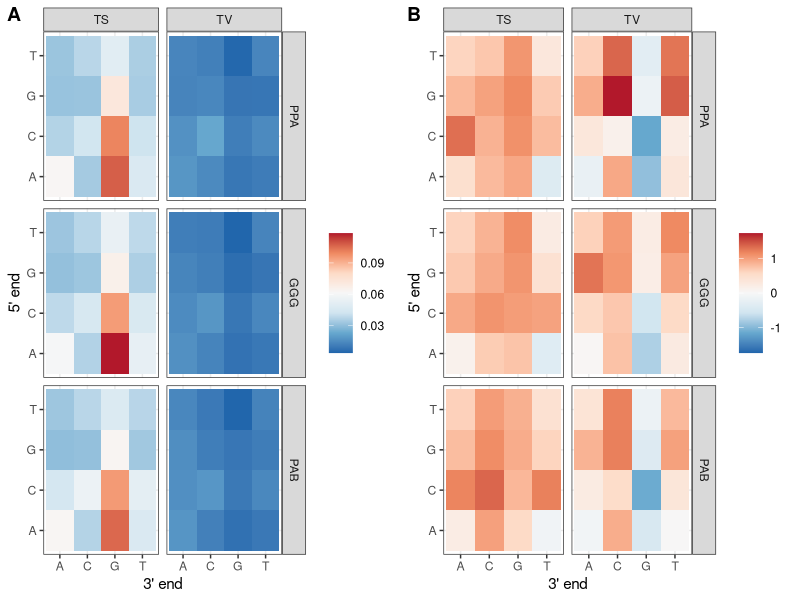

This figure's R source:
library(ggplot2)
library(cowplot)

## load data
data <- read.table("fig8.txt", header = T, sep = "\t")
data$pop <- factor(data$pop, levels = c("PPA", "GGG", "PAB"))
## Figure 8
f8a <- ggplot(data, aes(tp, fp, fill= (prop))) +  geom_tile() + facet_grid(pop~mType) + xlab("3' end") + ylab("5' end") + 
       theme_bw() + theme(legend.title = element_blank())+ scale_fill_distiller(palette = "RdBu")

f8b <- ggplot(data, aes(tp, fp, fill= B)) +  geom_tile() + facet_grid(pop~mType) + xlab("3' end") + ylab("5' end") + 
       theme_bw() + theme(legend.title = element_blank())+ scale_fill_distiller(palette = "RdBu", limits=c(-1.7297,1.7297))

tt <- plot_grid(f8a, f8b, ncol = 2, labels = c("A", "B"))

ggsave("fig8.pdf", tt, width=20, height=7.25, units = "cm")
